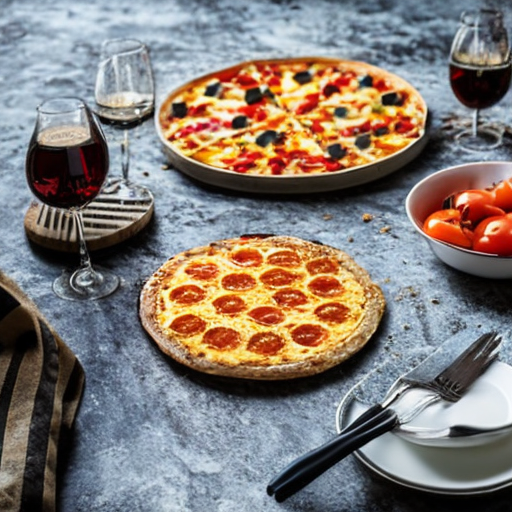
#> input picture output.png, 512 x 512 px
$ jupyter execute combination.ipynb
#> lines starting #> are read from the running program, lines starting #| are printed output that depends on the picture; after the words box and inside, x2 and y2 are one past the last pixel; in counts of white or black regions, pixels touching at a corner belong together
[cell 1]
from PIL import Image
import numpy as np

# 이미지 열기
out = Image.open('output.png').convert("RGB")
#> out is the input picture: PIL image 512x512 RGB; mean R, G, B 132.2, 122.9, 116.7
original = Image.open('image.png').convert("RGB")
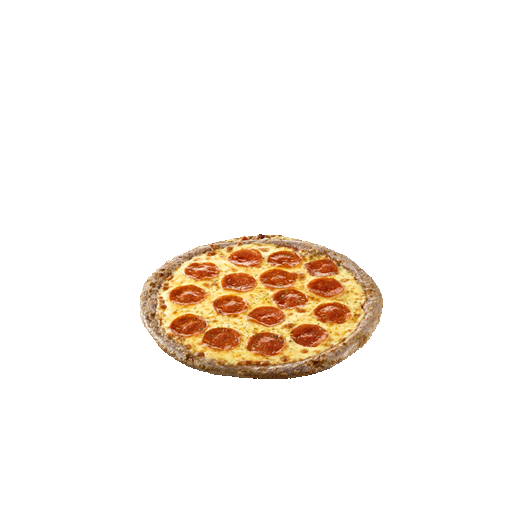
#> input picture image.png, 512 x 512 px
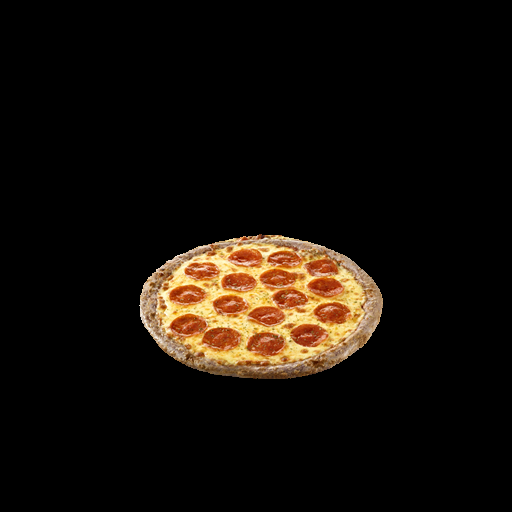
#> original: PIL image 512x512 RGB; mean R, G, B 20.8, 14.7, 8.6
mask = Image.open('mask.png').convert("RGB")
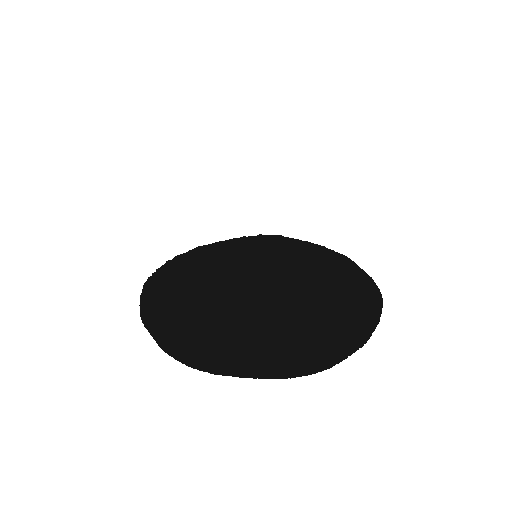
#> input picture mask.png, 512 x 512 px
#> mask: PIL image 512x512 RGB; 89.5% white; 1 black region, box (x1, y1, x2, y2) and area: (139, 234, 383, 379) 27427

# 이미지 및 마스크를 numpy 배열로 변환
out_np = np.array(out)
original_np = np.array(original)
mask_np = np.array(mask)

# 전경 및 배경 마스크
bg_mask_np = (mask_np == 255).astype(np.float32)
fg_mask_np = (mask_np != 255).astype(np.float32)
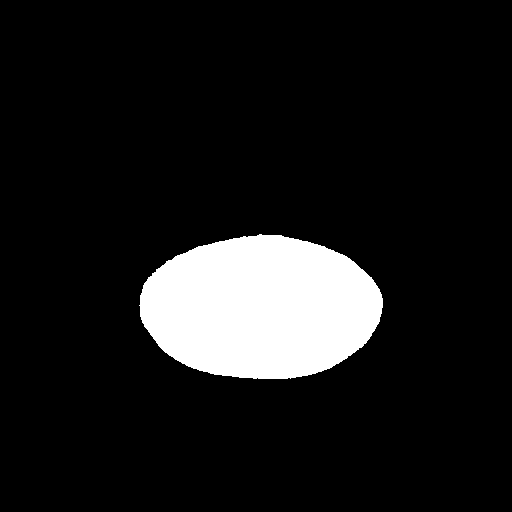
#> fg_mask_np: shape (512, 512, 3) float32; values 0 (black) and 1 (white), 10.5% white; 1 white region, box (x1, y1, x2, y2) and area: (139, 234, 383, 379) 27427

# 알파 값 설정
alpha = 0.8

# 최종 합성 이미지 계산
out_image_np = bg_mask_np * out_np + alpha * (fg_mask_np * original_np) + (1 - alpha) * (fg_mask_np * out_np)
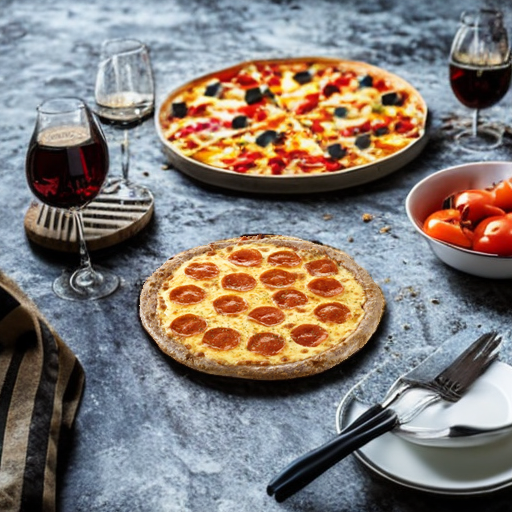
#> out_image_np: shape (512, 512, 3) float32; mean R, G, B 131.7, 122.8, 117.1
out_image_np = out_image_np.astype(np.uint8)  # 데이터 유형 변환

# numpy 배열을 이미지로 변환
out_image = Image.fromarray(out_image_np)

# 이미지 저장 또는 보여주기
# out_image  # 또는 out_image.save('result.png')로 저장 가능
